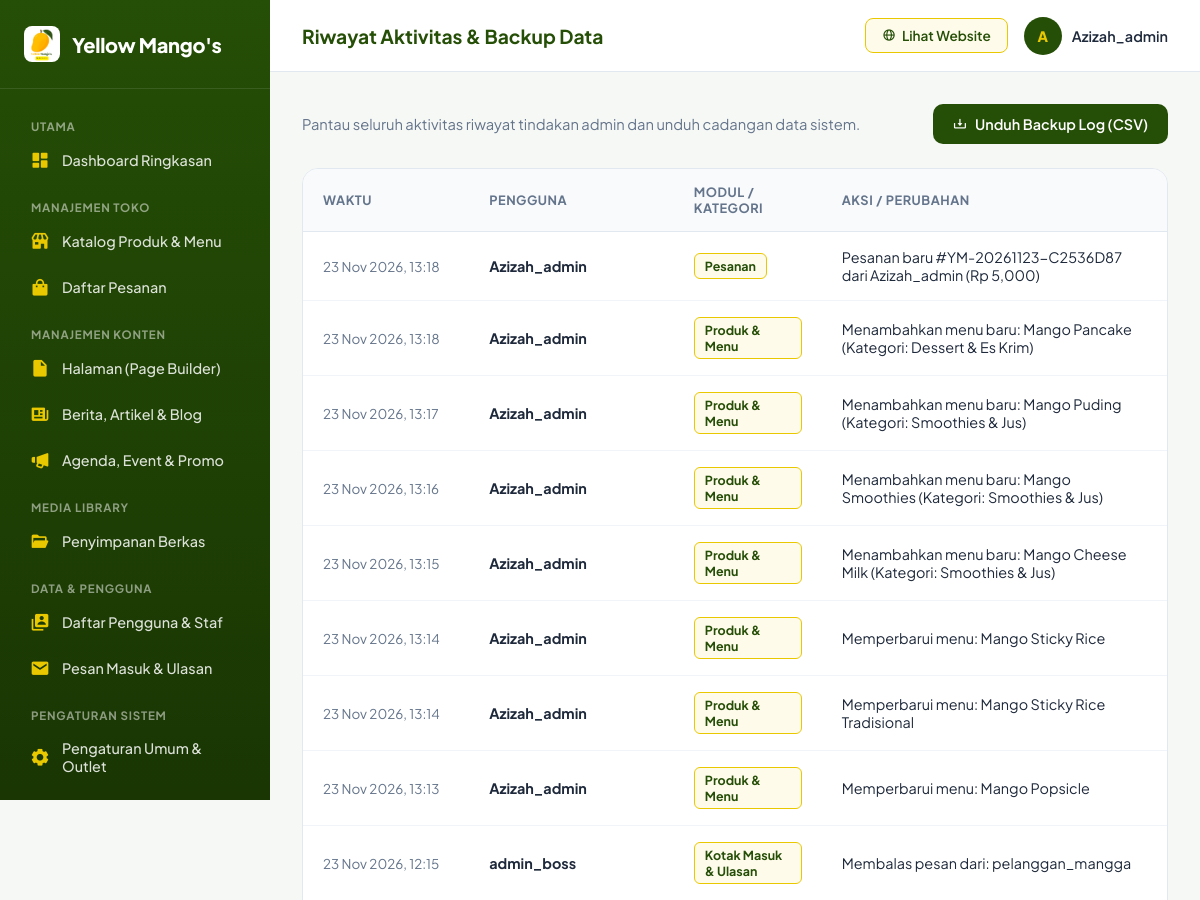
Page /dashboard/log/ (signed in, upper part) on the earlier database version.
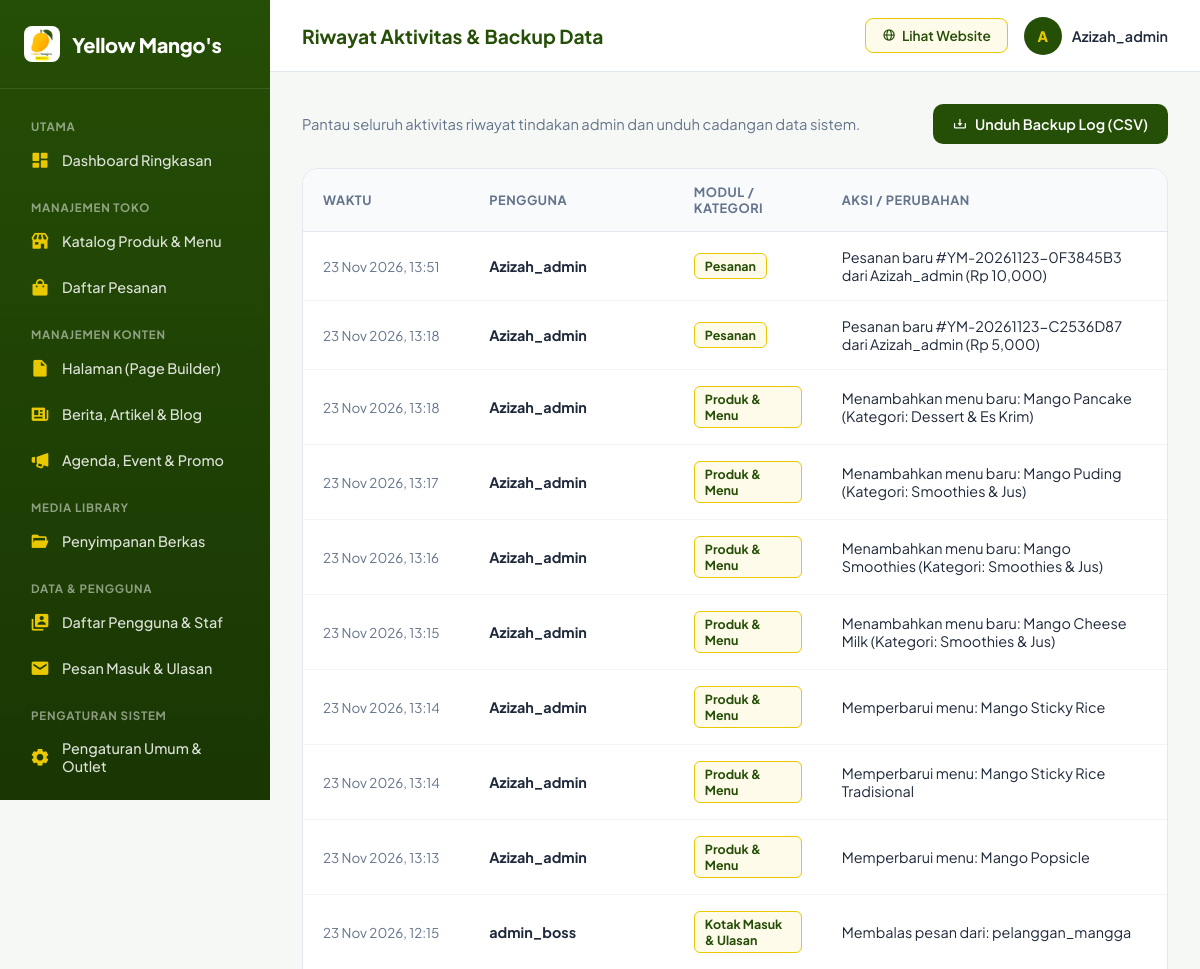
Same page on the later database version.
### store/models.py (models this page shows, shortened)
class ActivityLog(models.Model):
    user = models.ForeignKey(User, on_delete=models.SET_NULL, null=True, blank=True)
    action = models.CharField(max_length=255, verbose_name="Aktivitas")
    category = models.CharField(max_length=50, default="Sistem", verbose_name="Modul")
    created_at = models.DateTimeField(auto_now_add=True)
    class Meta:
        verbose_name = "Log Aktivitas"
        verbose_name_plural = "Aktivitas Terbaru"
        ordering = ['-created_at']

### store/views.py (the view, shortened to what this page needs)
# urls.py: path('dashboard/log/', views.admin_logs, name='admin_logs'),
@login_required(login_url='/custom-admin-login/')
def admin_logs(request):
    logs_list = ActivityLog.objects.all().order_by('-created_at')
    return render(request, 'store/admin_panel/logs.html', {'logs_list': logs_list})

### store/context_processors.py (called while the page is built)
def cart_and_settings(request):
    cart = request.session.get('cart', {})
    cart_count = 0
    cart_total = 0
    if isinstance(cart, dict):
        for item in cart.values():
            if isinstance(item, dict):
                qty = int(item.get('quantity', 1))
                cart_count += qty
                cart_total += int(float(item.get('subtotal', item.get('price', 0) * qty)))
    try:
        site_setting = SiteSetting.objects.first()
    except Exception:
        site_setting = None
    return {
        'cart': cart,
        'cart_count': cart_count,
        'cart_total': cart_total,
        'site_setting': site_setting,
    }

### templates/store/admin_panel/logs.html (shortened to what this page needs)
{% extends 'store/admin_panel/admin_base.html' %}
{% block page_title %}Riwayat Aktivitas & Backup Data{% endblock %}
{% block content %}
<div class="top-action-bar">
    <p style="color: var(--text-muted); font-size: 0.92rem;">Pantau seluruh aktivitas riwayat tindakan admin dan unduh cadangan data sistem.</p>
    <a href="?action=export_csv" class="btn-export">
        <i class='bx bx-download'></i> Unduh Backup Log (CSV)
    </a>
</div>
<div class="table-card">
    <table>
        <thead>
            <tr>
                <th>Waktu</th>
                <th>Pengguna</th>
                <th>Modul / Kategori</th>
                <th>Aksi / Perubahan</th>
            </tr>
        </thead>
        <tbody>
            {% for log in logs_list %}
            <tr>
                <td style="font-size:0.84rem; color: var(--text-muted); white-space: nowrap;">
                {{ log.created_at|date:"d M Y, H:i" }}
                </td>
                <td>
                    <strong>{{ log.user.username|default:"System" }}</strong>
                </td>
                <td>
                    <span class="category-tag">{{ log.category|default:"Sistem" }}</span>
                </td>
                <td>
                    {{ log.action }}
                </td>
            </tr>
            {% empty %}
            <tr>
                <td colspan="4" style="text-align:center; padding: 40px; color: var(--text-muted);">
                    Belum ada riwayat aktivitas yang tercatat.
                </td>
            </tr>
            {% endfor %}
        </tbody>
    </table>
</div>
{% endblock %}

Differences in the rows shown:
added ActivityLog: created_at "23 Nov 2026, 13:51", user.username "Azizah_admin", category "Pesanan", action "Pesanan baru #YM-20261123-0F3845B3 dari Azizah_admin (Rp 10,000)"
